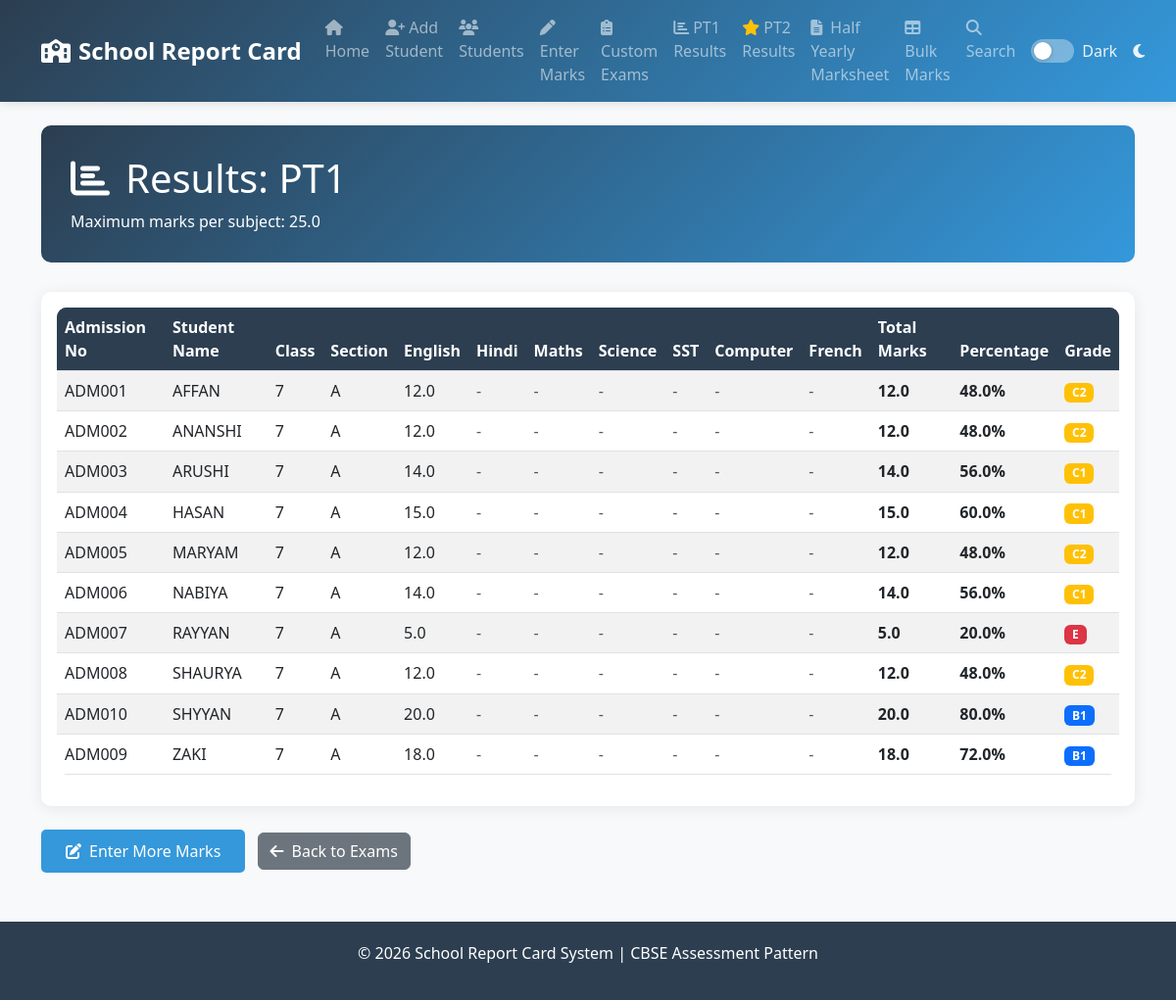
/exam-results/PT1, run on the app's committed database.
### tables this page shows
CREATE TABLE custom_exams (
            id INTEGER PRIMARY KEY AUTOINCREMENT,
            exam_name TEXT UNIQUE NOT NULL,
            classes TEXT NOT NULL,  -- JSON array of classes
            sections TEXT NOT NULL, -- JSON array of sections
            subjects TEXT NOT NULL, -- JSON array of subjects
            students TEXT,          -- JSON array of student IDs (optional, if not specified use all matching criteria)
            max_marks REAL NOT NULL,
            created_at TIMESTAMP DEFAULT CURRENT_TIMESTAMP
        );

CREATE TABLE students (
            id INTEGER PRIMARY KEY AUTOINCREMENT,
            admission_no TEXT UNIQUE NOT NULL,
            name TEXT NOT NULL,
            class_name TEXT NOT NULL,
            section TEXT NOT NULL,
            roll_no INTEGER,
            father_name TEXT,
            mother_name TEXT,
            dob TEXT,
            term TEXT DEFAULT '2024-25',
            created_at TIMESTAMP DEFAULT CURRENT_TIMESTAMP
        );

CREATE TABLE marks (
            id INTEGER PRIMARY KEY AUTOINCREMENT,
            student_id TEXT NOT NULL,
            subject TEXT NOT NULL,
            exam_type TEXT NOT NULL,  -- 'Half Yearly' or 'Final'
            pt REAL DEFAULT 0,         -- Periodic Test
            ma REAL DEFAULT 0,         -- Multiple Assessment
            se REAL DEFAULT 0,         -- Subject Enrichment
            pf REAL DEFAULT 0,         -- Portfolio
            written REAL DEFAULT 0,   -- Written Exam
            created_at TIMESTAMP DEFAULT CURRENT_TIMESTAMP, theory REAL DEFAULT 0, practical REAL DEFAULT 0,
            FOREIGN KEY (student_id) REFERENCES students(admission_no),
            UNIQUE(student_id, subject, exam_type)
        );

### app.py (the view)
@app.route('/exam-results/<exam_name>')
def exam_results(exam_name):
    conn = get_db()
    cursor = conn.cursor()
    cursor.execute('SELECT * FROM custom_exams WHERE exam_name = ?', (exam_name,))
    exam = cursor.fetchone()
    if not exam:
        flash('Exam not found!', 'error')
        return redirect(url_for('exams'))
    import json
    exam_classes = json.loads(exam['classes'])
    exam_sections = json.loads(exam['sections'])
    exam_subjects = json.loads(exam['subjects'])
    exam_students = json.loads(exam['students']) if exam['students'] else None
    results = []
    if exam_students:
        placeholders = ','.join('?' * len(exam_students))
        cursor.execute(f'SELECT * FROM students WHERE admission_no IN ({placeholders}) ORDER BY name', exam_students)
    else:
        class_placeholders = ','.join('?' * len(exam_classes))
        section_placeholders = ','.join('?' * len(exam_sections))
        cursor.execute(f'''
            SELECT * FROM students
            WHERE class_name IN ({class_placeholders}) AND section IN ({section_placeholders})
            ORDER BY class_name, section, name
        ''', exam_classes + exam_sections)
    students = cursor.fetchall()
    for student in students:
        student_marks = {}
        total_marks = 0
        subjects_taken = 0
        for subject in exam_subjects:
            cursor.execute('SELECT written FROM marks WHERE student_id = ? AND subject = ? AND exam_type = ?',
                         (student['admission_no'], subject, exam_name))
            mark = cursor.fetchone()
            if mark:
                student_marks[subject] = mark[0]
                total_marks += mark[0]
                subjects_taken += 1
            else:
                student_marks[subject] = 0
        if subjects_taken > 0:
            percentage = (total_marks / (subjects_taken * exam['max_marks'])) * 100
            results.append({
                'student': dict(student),
                'marks': student_marks,
                'total': total_marks,
                'percentage': round(percentage, 2),
                'subjects_taken': subjects_taken
            })
    conn.close()
    return render_template('exam_results.html',
                         exam=dict(exam),
                         results=results,
                         subjects=exam_subjects,
                         exam_name=exam_name)

### app.py (called while the page is built)
def get_db():
    conn = sqlite3.connect(DATABASE)
    conn.row_factory = sqlite3.Row
    return conn

### templates/exam_results.html (shortened to what this page needs)
{% extends "base.html" %}
{% block content %}
<div class="fade-in">
    <div class="page-header">
        <h1><i class="fas fa-chart-bar me-3"></i>Results: {{ exam_name }}</h1>
        <p class="mb-0">Maximum marks per subject: {{ exam.max_marks }}</p>
    </div>
    {% if results %}
    <div class="card">
        <div class="card-body">
            <div class="table-responsive">
                <table class="table table-striped table-hover">
                    <thead class="table-dark">
                        <tr>
                            <th>Admission No</th>
                            <th>Student Name</th>
                            <th>Class</th>
                            <th>Section</th>
                            {% for subject in subjects %}
                            <th>{{ subject }}</th>
                            {% endfor %}
                            <th>Total Marks</th>
                            <th>Percentage</th>
                            <th>Grade</th>
                        </tr>
                    </thead>
                    <tbody>
                        {% for result in results %}
                        <tr>
                            <td>{{ result.student.admission_no }}</td>
                            <td>{{ result.student.name }}</td>
                            <td>{{ result.student.class_name }}</td>
                            <td>{{ result.student.section }}</td>
                            {% for subject in subjects %}
                            <td>
                                {% if result.marks[subject] %}
                                    {{ result.marks[subject] }}
                                {% else %}
                                    <span class="text-muted">-</span>
                                {% endif %}
                            </td>
                            {% endfor %}
                            <td><strong>{{ result.total }}</strong></td>
                            <td><strong>{{ result.percentage }}%</strong></td>
                            <td>
                                {% if result.percentage >= 91 %}
                                    <span class="badge bg-success">A1</span>
                                {% elif result.percentage >= 81 %}
                                    <span class="badge bg-success">A2</span>
                                {% elif result.percentage >= 71 %}
                                    <span class="badge bg-primary">B1</span>
                                {% elif result.percentage >= 61 %}
                                    <span class="badge bg-primary">B2</span>
                                {% elif result.percentage >= 51 %}
                                    <span class="badge bg-warning">C1</span>
                                {% elif result.percentage >= 41 %}
                                    <span class="badge bg-warning">C2</span>
                                {% elif result.percentage >= 33 %}
                                    <span class="badge bg-secondary">D</span>
                                {% else %}
                                    <span class="badge bg-danger">E</span>
                                {% endif %}
                            </td>
                        </tr>
                        {% endfor %}
                    </tbody>
                </table>
            </div>
        </div>
    </div>
    <div class="mt-4">
        <a href="{{ url_for('enter_exam_marks', exam_name=exam_name) }}" class="btn btn-primary me-2">
            <i class="fas fa-edit me-2"></i>Enter More Marks
        </a>
        <a href="{{ url_for('exams') }}" class="btn btn-secondary">
            <i class="fas fa-arrow-left me-2"></i>Back to Exams
        </a>
    </div>
    {% endif %}
</div>
{% endblock %}

### templates/base.html (style rules this page uses)
:root { --primary-color: #2c3e50; --secondary-color: #3498db; --success-color: #27ae60; --warning-color: #f39c12; --danger-color: #e74c3c; --light-bg: #ecf0f1; --text-color: #2c3e50; --bg-color: #f8f9fa; --card-bg: #ffffff; --navbar-bg: linear-gradient(135deg, var(--primary-color), var(--secondary-color)); --border-color: #dee2e6; }
body { font-family: 'Segoe UI', Tahoma, Geneva, Verdana, sans-serif; background-color: var(--bg-color); color: var(--text-color); transition: background-color 0.3s, color 0.3s; }
.card { border: none; border-radius: 10px; box-shadow: 0 2px 15px rgba(0,0,0,0.08); transition: transform 0.3s; background-color: var(--card-bg); color: var(--text-color); }
.table { color: var(--text-color); }
.table th { background-color: var(--primary-color); color: white; border-color: var(--border-color); }
.table td { border-color: var(--border-color); }
.page-header { background: linear-gradient(135deg, var(--primary-color), var(--secondary-color)); color: white; padding: 30px; border-radius: 10px; margin-bottom: 30px; }
.btn-primary { background: var(--secondary-color); border: none; padding: 10px 25px; border-radius: 5px; transition: all 0.3s; }
.table { border-radius: 10px; overflow: hidden; }
.table thead { background: var(--primary-color); color: white; }
.fade-in { animation: fadeIn 0.5s; }

### data on the page
custom_exams: max_marks "25.0"
students: student.admission_no "ADM001", student.name "AFFAN", student.class_name "7", student.section "A"
marks: written "12.0"
students: student.admission_no "ADM002", student.name "ANANSHI", student.class_name "7", student.section "A"
marks: written "12.0"
students: student.admission_no "ADM003", student.name "ARUSHI", student.class_name "7", student.section "A"
marks: written "14.0"
students: student.admission_no "ADM004", student.name "HASAN", student.class_name "7", student.section "A"
marks: written "15.0"
students: student.admission_no "ADM005", student.name "MARYAM", student.class_name "7", student.section "A"
marks: written "12.0"
students: student.admission_no "ADM006", student.name "NABIYA", student.class_name "7", student.section "A"
marks: written "14.0"
students: student.admission_no "ADM007", student.name "RAYYAN", student.class_name "7", student.section "A"
marks: written "5.0"
students: student.admission_no "ADM008", student.name "SHAURYA", student.class_name "7", student.section "A"
marks: written "12.0"
students: student.admission_no "ADM010", student.name "SHYYAN", student.class_name "7", student.section "A"
marks: written "20.0"
students: student.admission_no "ADM009", student.name "ZAKI", student.class_name "7", student.section "A"
marks: written "18.0"

### other printed values
{{ exam_name }} "PT1"
{{ subject }} "English" "Hindi" "Maths" "Science" "SST" "Computer" "French"
{{ result.total }} "12.0" "12.0" "14.0" "15.0" "12.0" "14.0" "5.0" "12.0" "20.0" "18.0"
{{ result.percentage }} "48.0" "48.0" "56.0" "60.0" "48.0" "56.0" "20.0" "48.0" "80.0" "72.0"
